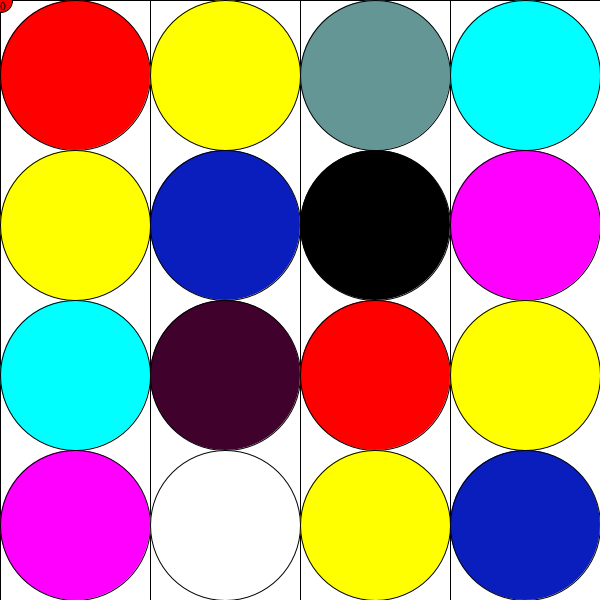
Frame 1 (no input)
Frame 60 (the mouse pressed at the canvas centre just before this capture): identical to frame 1, image omitted
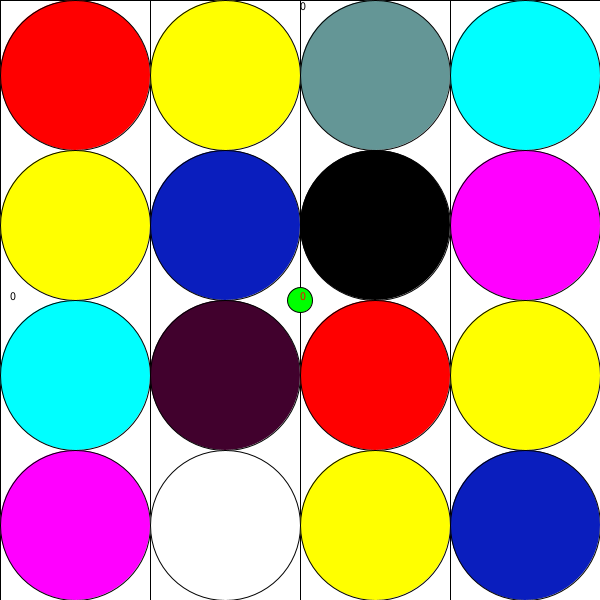
Frame 120 (the mouse held since frame 60 and released just before this capture)

The Processing sketch that drew these frames (run headless with seeded random() and noise(); from frame 60 on, the mouse is pressed at the canvas centre):

// Processing sketch: sketch_06
// ── sketch_06.pde
// Todas las lineas que inician con // son comentarios y no se ejecutan.
// Los comentarios son importantes, pues nos permiten contar que estamos programando

// Referencias: https://processing.org/reference/

// Esta funcion se ejecuta solo una vez cuando inicia el programa

int click = 0;
float cursor = 25;
boolean dibujaCursor = true;
color[] coloresCursor = new color[3];
color[] coloresElipse = new color[10];
int nColor = 0;
void setup(){
  //Establecemos el tamaño del dibujo
  size(600,600);
  
  //Eliminamos el cursor
  noCursor();
  
  //Establecemos colores
  coloresCursor[0] = color(255,0,0);
  coloresCursor[1] = #00FF00;
  coloresCursor[2] = color(0,0,255);
  
  coloresElipse[0] = color(255,0,0);
  coloresElipse[1] = color(255,255,0);
  coloresElipse[2] = color(0,255,255);
  coloresElipse[3] = color(255,0,255);
  coloresElipse[4] = color(255,255,0);
  coloresElipse[5] = color(10,30,190);
  coloresElipse[6] = color(65,1,45);
  coloresElipse[7] = color(255,255,255);
  coloresElipse[8] = color(100,150,150);
  coloresElipse[9] = color(0,0,0);
}

// Esta funcion se ejecuta cada 1/60 segundos. Aqui es donde más trabajaremos
void draw(){
  //limpiamos fondo
  background(255);
  
  //Sin relleno
  noFill();
  
  //Cuadrados
  for(int i = 0; i < 4; i++){
    rect(i*width/4, 0, width/4, height);
  }
  
  //Elipses
  ellipseMode(CORNER);
  
  int nColElipse = 0;
  for(int i = 0; i < 4; i++){
    for(int j = 0; j < 4; j++){
      fill(coloresElipse[nColElipse]);
      ellipse(i*width/4, j*height/4, width/4, height/4);
      
      nColElipse++;
      if(nColElipse >= coloresElipse.length){
        nColElipse = 0;
      }
    }
  }
  
  //Puntero Mouse
  fill(coloresCursor[nColor]);
  ellipseMode(CENTER);
  ellipse(mouseX,mouseY,cursor,cursor);
  
  // Cursor fijo en Y
  fill(0,0,0);
  text(click, mouseX, 10);
  
  //Cursor fijo en X
  fill(0,0,0);
  text(click, 10, mouseY);
  
  // Cursor libre
  fill(255,0,0);
  text(click, mouseX, mouseY);  
}


//Evento de apretar un boton
void mousePressed(){
  if(mouseButton == LEFT){
    // click = click + 1;
    click++;
  }else if(mouseButton == RIGHT){
    //click = click - 1;
    click--;
  }
  
  nColor++;
  if(nColor >= coloresCursor.length){
    nColor = 0;
  }
}
